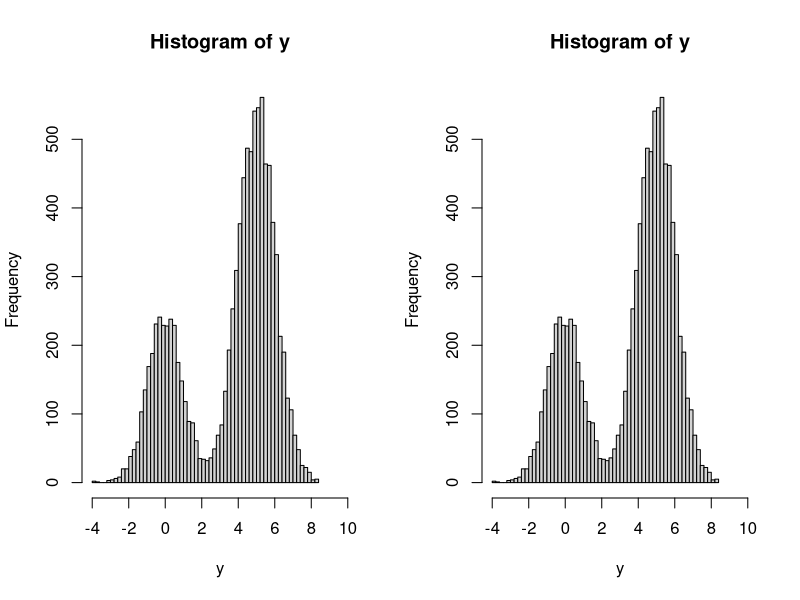

Source code (R):
# example of joint distribution: Y (normal) depends on X (binomial) through the fact that the
# mean of Y is five times the value of X


par(mfrow = c(1, 2))

x <- rbinom(10000, size = 1, prob = 0.7)
y <- rnorm(10000, mean = x*5, s = 1)
hist(y, breaks = 50, xlim = c(-4, 10))

# the distribution we obtained is a linear combination of two normal distributions
xx <- seq(-4, 10, 1000)
ff <- 0.3 * dnorm(xx, 0) + 0.7 * dnorm(xx, 5)
hist(y, breaks = 50, xlim = c(-4, 10))

# si può anche usare la funzione hist.scott() per creare un istogramma con larghezza dei bin
# automatica; fa parte del package MASS